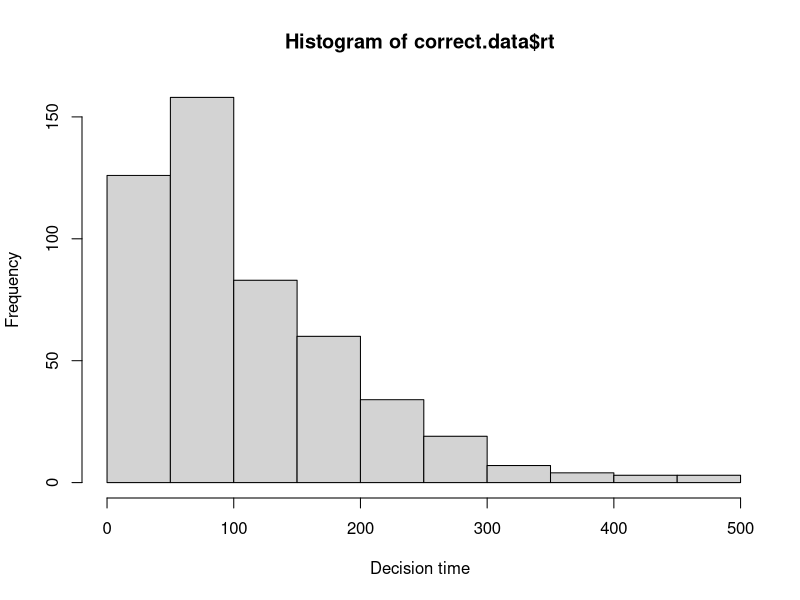
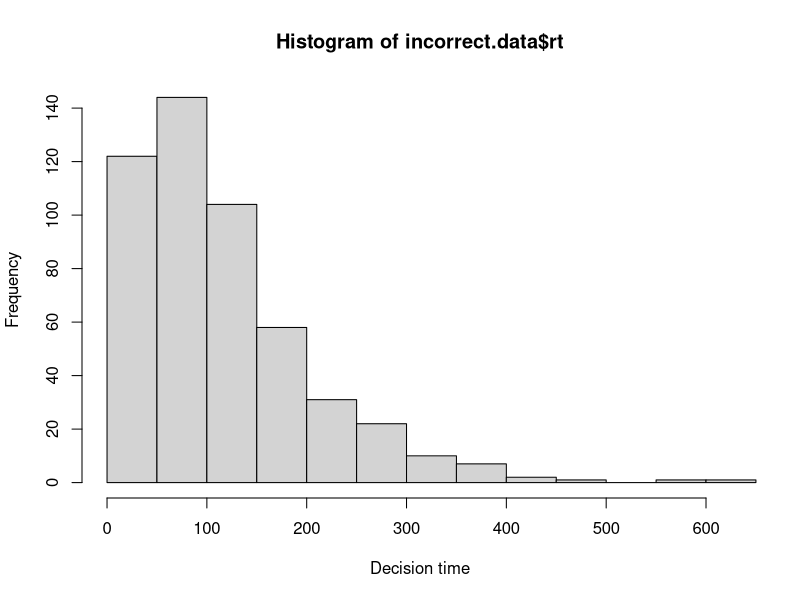

Generate these figures, in order, with R:
# implement the model by filling in the function below
# the model should return a data frame with two columns: correct and rt
# the correct column should be TRUE or FALSE, and rt should contain the
# number of steps it took to reach the criterion.

# note that the function takes four arguments:
# samples is the number of samples to draw from the model
# drift is the drift rate (default value is 0)
# sdrw is the variability in the drift rate (default value is 0.3)
# criterion is the threshold for a response (default value is 3)
# just report when you hit the boundary
random.walk.model <- function(samples, drift=0, sdrw=0.3, criterion=3){
  accuracy.array <- rep(0,samples)
  rt.array <- rep(0,samples)
  for (i in 1:samples){
    nsteps <- 0
    evidence <- 0
    while(abs(evidence)<criterion){
      evidence <- evidence + rnorm(1,drift,sdrw)
      nsteps <- nsteps+1
    }
    if(evidence>0){accuracy.array[i] <- TRUE}
    else{accuracy.array[i] <- FALSE}
    rt.array[i] <- nsteps
  }
  output <- data.frame(
    correct = accuracy.array,
    rt = rt.array
  )
  return(output)
}

# test the model ####

# if the model is working correctly, then the line below should generate a data frame with 
# 1000 samples and about half of the samples should be correct. the average rt will probably
# be around 112, but might vary from that by a bit.

initial.test <- random.walk.model(1000)
sum(initial.test$correct) / length(initial.test$correct) # should be close to 0.5
mean(initial.test$rt) # should be about 112

# visualize the RT distributions ####
# we can use dplyr to filter the data and visualize the correct and incorrect RT distributions

library(dplyr)

correct.data <- initial.test %>% filter(correct==TRUE)
incorrect.data <- initial.test %>% filter(correct==FALSE)

hist(correct.data$rt, xlab="Decision time", xlim=c(0,max(correct.data$rt)))
hist(incorrect.data$rt, xlab="Decision time",xlim=c(0,max(incorrect.data$rt)))
